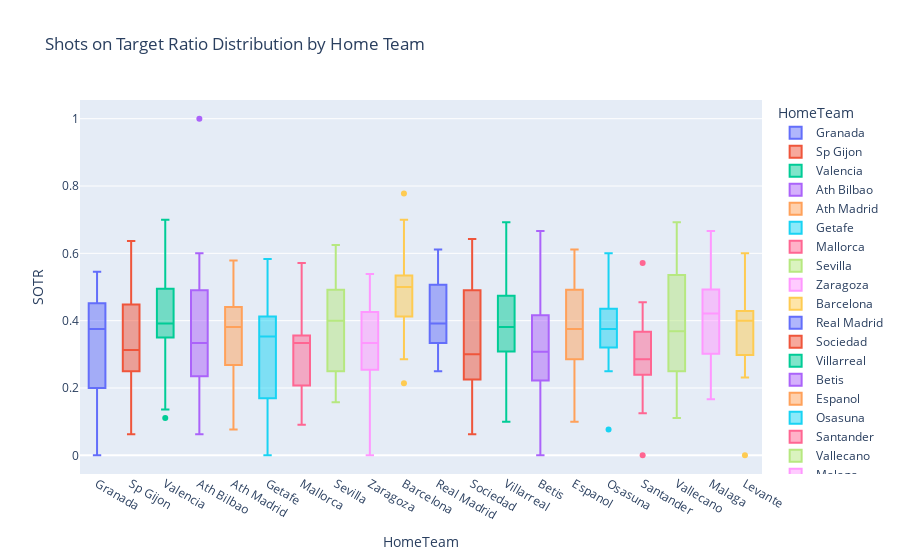

The cell this chart's notebook holds for it:
### Markdown cell above
Now, let's create a box plot to visualize the distribution of shots on target ratio for each team.

### Code cell
import plotly.express as px

fig = px.box(df, x='HomeTeam', y='SOTR', color='HomeTeam', title='Shots on Target Ratio Distribution by Home Team')
fig.show()

### Figure 1 — Plotly figure (JSON) as saved in the notebook; plotly's stock layout.template omitted (floating-point values rounded to 4 significant figures)
{"data": [{"alignmentgroup": "True", "hovertemplate": "HomeTeam=%{x}<br>SOTR=%{y}<extra></extra>", "legendgroup": "Granada", "marker": {"color": "#636efa"}, "name": "Granada", "notched": false, "offsetgroup": "Granada", "orientation": "v", "showlegend": true, "type": "box", "x": ["Granada", "Granada", "Granada", "Granada", "Granada", "Granada", "Granada", "Granada", "Granada", "Granada", "Granada", "Granada", "Granada", "Granada", "Granada", "Granada", "Granada", "Granada", "Granada"], "x0": " ", "xaxis": "x", "y": [0.1818, 0.25, 0.2, 0.1667, 0, 0.1875, 0.4545, 0.4615, 0.3529, 0.4, 0.5, 0.4, 0.375, 0.3077, 0.2, 0.4444, 0.5455, 0.5294, 0.4167], "y0": " ", "yaxis": "y"}, {"alignmentgroup": "True", "hovertemplate": "HomeTeam=%{x}<br>SOTR=%{y}<extra></extra>", "legendgroup": "Sp Gijon", "marker": {"color": "#EF553B"}, "name": "Sp Gijon", "notched": false, "offsetgroup": "Sp Gijon", "orientation": "v", "showlegend": true, "type": "box", "x": ["Sp Gijon", "Sp Gijon", "Sp Gijon", "Sp Gijon", "Sp Gijon", "Sp Gijon", "Sp Gijon", "Sp Gijon", "Sp Gijon", "Sp Gijon", "Sp Gijon", "Sp Gijon", "Sp Gijon", "Sp Gijon", "Sp Gijon", "Sp Gijon", "Sp Gijon", "Sp Gijon", "Sp Gijon"], "x0": " ", "xaxis": "x", "y": [0.2353, 0.2667, 0.0625, 0.25, 0.3125, 0.3636, 0.4211, 0.5, 0.5, 0.6364, 0.4545, 0.3, 0.4667, 0.2727, 0.4286, 0.2083, 0.375, 0.2273, 0.25], "y0": " ", "yaxis": "y"}, {"alignmentgroup": "True", "hovertemplate": "HomeTeam=%{x}<br>SOTR=%{y}<extra></extra>", "legendgroup": "Valencia", "marker": {"color": "#00cc96"}, "name": "Valencia", "notched": false, "offsetgroup": "Valencia", "orientation": "v", "showlegend": true, "type": "box", "x": ["Valencia", "Valencia", "Valencia", "Valencia", "Valencia", "Valencia", "Valencia", "Valencia", "Valencia", "Valencia", "Valencia", "Valencia", "Valencia", "Valencia", "Valencia", "Valencia", "Valencia", "Valencia", "Valencia"], "x0": " ", "xaxis": "x", "y": [0.4231, 0.5, 0.1111, 0.4783, 0.1364, 0.3846, 0.3571, 0.625, 0.4615, 0.25, 0.3636, 0.5, 0.3478, 0.3571, 0.3333, 0.7, 0.5, 0.3913, 0.4118], "y0": " ", "yaxis": "y"}, {"alignmentgroup": "True", "hovertemplate": "HomeTeam=%{x}<br>SOTR=%{y}<extra></extra>", "legendgroup": "Ath Bilbao", "marker": {"color": "#ab63fa"}, "name": "Ath Bilbao", "notched": false, "offsetgroup": "Ath Bilbao", "orientation": "v", "showlegend": true, "type": "box", "x": ["Ath Bilbao", "Ath Bilbao", "Ath Bilbao", "Ath Bilbao", "Ath Bilbao", "Ath Bilbao", "Ath Bilbao", "Ath Bilbao", "Ath Bilbao", "Ath Bilbao", "Ath Bilbao", "Ath Bilbao", "Ath Bilbao", "Ath Bilbao", "Ath Bilbao", "Ath Bilbao", "Ath Bilbao", "Ath Bilbao", "Ath Bilbao"], "x0": " ", "xaxis": "x", "y": [0.4, 0.5, 0.6, 0.4615, 0.2857, 1, 0.2222, 0.125, 0.4545, 0.5294, 0.35, 0.3077, 0.5, 0.2727, 0.3333, 0.3333, 0.1538, 0.1818, 0.0625], "y0": " ", "yaxis": "y"}, {"alignmentgroup": "True", "hovertemplate": "HomeTeam=%{x}<br>SOTR=%{y}<extra></extra>", "legendgroup": "Ath Madrid", "marker": {"color": "#FFA15A"}, "name": "Ath Madrid", "notched": false, "offsetgroup": "Ath Madrid", "orientation": "v", "showlegend": true, "type": "box", "x": ["Ath Madrid", "Ath Madrid", "Ath Madrid", "Ath Madrid", "Ath Madrid", "Ath Madrid", "Ath Madrid", "Ath Madrid", "Ath Madrid", "Ath Madrid", "Ath Madrid", "Ath Madrid", "Ath Madrid", "Ath Madrid", "Ath Madrid", "Ath Madrid", "Ath Madrid", "Ath Madrid", "Ath Madrid"], "x0": " ", "xaxis": "x", "y": [0.2857, 0.4118, 0.5789, 0.2667, 0.2, 0.3889, 0.5, 0.381, 0.2903, 0.45, 0.3333, 0.5, 0.2143, 0.381, 0.5, 0.2727, 0.4118, 0.07692, 0.2222], "y0": " ", "yaxis": "y"}, {"alignmentgroup": "True", "hovertemplate": "HomeTeam=%{x}<br>SOTR=%{y}<extra></extra>", "legendgroup": "Getafe", "marker": {"color": "#19d3f3"}, "name": "Getafe", "notched": false, "offsetgroup": "Getafe", "orientation": "v", "showlegend": true, "type": "box", "x": ["Getafe", "Getafe", "Getafe", "Getafe", "Getafe", "Getafe", "Getafe", "Getafe", "Getafe", "Getafe", "Getafe", "Getafe", "Getafe", "Getafe", "Getafe", "Getafe", "Getafe", "Getafe", "Getafe"], "x0": " ", "xaxis": "x", "y": [0.25, 0.2857, 0.4167, 0.375, 0.3077, 0.3571, 0.1429, 0.3684, 0.125, 0, 0.4211, 0.3529, 0.09091, 0.4444, 0.4, 0.5833, 0.25, 0.4444, 0], "y0": " ", "yaxis": "y"}, {"alignmentgroup": "True", "hovertemplate": "HomeTeam=%{x}<br>SOTR=%{y}<extra></extra>", "legendgroup": "Mallorca", "marker": {"color": "#FF6692"}, "name": "Mallorca", "notched": false, "offsetgroup": "Mallorca", "orientation": "v", "showlegend": true, "type": "box", "x": ["Mallorca", "Mallorca", "Mallorca", "Mallorca", "Mallorca", "Mallorca", "Mallorca", "Mallorca", "Mallorca", "Mallorca", "Mallorca", "Mallorca", "Mallorca", "Mallorca", "Mallorca", "Mallorca", "Mallorca", "Mallorca", "Mallorca"], "x0": " ", "xaxis": "x", "y": [0.3636, 0.1667, 0.25, 0.09091, 0.2941, 0.3333, 0.5, 0.3333, 0.3333, 0.125, 0.3636, 0.5714, 0.1429, 0.3333, 0.2, 0.2308, 0.3333, 0.4, 0.3], "y0": " ", "yaxis": "y"}, {"alignmentgroup": "True", "hovertemplate": "HomeTeam=%{x}<br>SOTR=%{y}<extra></extra>", "legendgroup": "Sevilla", "marker": {"color": "#B6E880"}, "name": "Sevilla", "notched": false, "offsetgroup": "Sevilla", "orientation": "v", "showlegend": true, "type": "box", "x": ["Sevilla", "Sevilla", "Sevilla", "Sevilla", "Sevilla", "Sevilla", "Sevilla", "Sevilla", "Sevilla", "Sevilla", "Sevilla", "Sevilla", "Sevilla", "Sevilla", "Sevilla", "Sevilla", "Sevilla", "Sevilla", "Sevilla"], "x0": " ", "xaxis": "x", "y": [0.6, 0.3333, 0.5, 0.2, 0.5, 0.4194, 0.625, 0.4667, 0.3158, 0.1579, 0.4, 0.4118, 0.25, 0.1667, 0.4, 0.3636, 0.2273, 0.25, 0.5333], "y0": " ", "yaxis": "y"}, {"alignmentgroup": "True", "hovertemplate": "HomeTeam=%{x}<br>SOTR=%{y}<extra></extra>", "legendgroup": "Zaragoza", "marker": {"color": "#FF97FF"}, "name": "Zaragoza", "notched": false, "offsetgroup": "Zaragoza", "orientation": "v", "showlegend": true, "type": "box", "x": ["Zaragoza", "Zaragoza", "Zaragoza", "Zaragoza", "Zaragoza", "Zaragoza", "Zaragoza", "Zaragoza", "Zaragoza", "Zaragoza", "Zaragoza", "Zaragoza", "Zaragoza", "Zaragoza", "Zaragoza", "Zaragoza", "Zaragoza", "Zaragoza", "Zaragoza"], "x0": " ", "xaxis": "x", "y": [0.125, 0.4167, 0.5, 0.5, 0, 0.5385, 0.1538, 0.4286, 0.2667, 0.3, 0.3077, 0.3333, 0.1765, 0.25, 0.3571, 0.5, 0.381, 0.4167, 0.2759], "y0": " ", "yaxis": "y"}, {"alignmentgroup": "True", "hovertemplate": "HomeTeam=%{x}<br>SOTR=%{y}<extra></extra>", "legendgroup": "Barcelona", "marker": {"color": "#FECB52"}, "name": "Barcelona", "notched": false, "offsetgroup": "Barcelona", "orientation": "v", "showlegend": true, "type": "box", "x": ["Barcelona", "Barcelona", "Barcelona", "Barcelona", "Barcelona", "Barcelona", "Barcelona", "Barcelona", "Barcelona", "Barcelona", "Barcelona", "Barcelona", "Barcelona", "Barcelona", "Barcelona", "Barcelona", "Barcelona", "Barcelona", "Barcelona"], "x0": " ", "xaxis": "x", "y": [0.5, 0.7778, 0.4444, 0.3158, 0.2857, 0.5556, 0.4074, 0.5, 0.5, 0.5625, 0.5, 0.4688, 0.3333, 0.4444, 0.7, 0.5, 0.2143, 0.5455, 0.4286], "y0": " ", "yaxis": "y"}, {"alignmentgroup": "True", "hovertemplate": "HomeTeam=%{x}<br>SOTR=%{y}<extra></extra>", "legendgroup": "Real Madrid", "marker": {"color": "#636efa"}, "name": "Real Madrid", "notched": false, "offsetgroup": "Real Madrid", "orientation": "v", "showlegend": true, "type": "box", "x": ["Real Madrid", "Real Madrid", "Real Madrid", "Real Madrid", "Real Madrid", "Real Madrid", "Real Madrid", "Real Madrid", "Real Madrid", "Real Madrid", "Real Madrid", "Real Madrid", "Real Madrid", "Real Madrid", "Real Madrid", "Real Madrid", "Real Madrid", "Real Madrid", "Real Madrid"], "x0": " ", "xaxis": "x", "y": [0.3846, 0.6111, 0.4545, 0.4615, 0.6111, 0.4375, 0.2941, 0.3429, 0.4348, 0.3333, 0.3462, 0.3913, 0.5455, 0.3333, 0.5263, 0.303, 0.25, 0.3333, 0.5217], "y0": " ", "yaxis": "y"}, {"alignmentgroup": "True", "hovertemplate": "HomeTeam=%{x}<br>SOTR=%{y}<extra></extra>", "legendgroup": "Sociedad", "marker": {"color": "#EF553B"}, "name": "Sociedad", "notched": false, "offsetgroup": "Sociedad", "orientation": "v", "showlegend": true, "type": "box", "x": ["Sociedad", "Sociedad", "Sociedad", "Sociedad", "Sociedad", "Sociedad", "Sociedad", "Sociedad", "Sociedad", "Sociedad", "Sociedad", "Sociedad", "Sociedad", "Sociedad", "Sociedad", "Sociedad", "Sociedad", "Sociedad", "Sociedad"], "x0": " ", "xaxis": "x", "y": [0.4, 0.2857, 0.2667, 0.1667, 0.6, 0.08333, 0.3077, 0.3, 0.0625, 0.6429, 0.5, 0.07692, 0.5385, 0.3333, 0.5333, 0.2353, 0.2222, 0.2941, 0.4615], "y0": " ", "yaxis": "y"}, {"alignmentgroup": "True", "hovertemplate": "HomeTeam=%{x}<br>SOTR=%{y}<extra></extra>", "legendgroup": "Villarreal", "marker": {"color": "#00cc96"}, "name": "Villarreal", "notched": false, "offsetgroup": "Villarreal", "orientation": "v", "showlegend": true, "type": "box", "x": ["Villarreal", "Villarreal", "Villarreal", "Villarreal", "Villarreal", "Villarreal", "Villarreal", "Villarreal", "Villarreal", "Villarreal", "Villarreal", "Villarreal", "Villarreal", "Villarreal", "Villarreal", "Villarreal", "Villarreal", "Villarreal", "Villarreal"], "x0": " ", "xaxis": "x", "y": [0.4545, 0.6923, 0.48, 0.3333, 0.4545, 0.4545, 0.3684, 0.5385, 0.5714, 0.4, 0.5833, 0.381, 0.25, 0.2, 0.3333, 0.3333, 0.2632, 0.3, 0.1], "y0": " ", "yaxis": "y"}, {"alignmentgroup": "True", "hovertemplate": "HomeTeam=%{x}<br>SOTR=%{y}<extra></extra>", "legendgroup": "Betis", "marker": {"color": "#ab63fa"}, "name": "Betis", "notched": false, "offsetgroup": "Betis", "orientation": "v", "showlegend": true, "type": "box", "x": ["Betis", "Betis", "Betis", "Betis", "Betis", "Betis", "Betis", "Betis", "Betis", "Betis", "Betis", "Betis", "Betis", "Betis", "Betis", "Betis", "Betis", "Betis", "Betis"], "x0": " ", "xaxis": "x", "y": [0.2917, 0.6667, 0.2, 0.2222, 0, 0.25, 0.2222, 0.4211, 0.125, 0.375, 0.2, 0.3077, 0.4286, 0.2222, 0.3889, 0.5, 0.4, 0.3333, 0.6], "y0": " ", "yaxis": "y"}, {"alignmentgroup": "True", "hovertemplate": "HomeTeam=%{x}<br>SOTR=%{y}<extra></extra>", "legendgroup": "Espanol", "marker": {"color": "#FFA15A"}, "name": "Espanol", "notched": false, "offsetgroup": "Espanol", "orientation": "v", "showlegend": true, "type": "box", "x": ["Espanol", "Espanol", "Espanol", "Espanol", "Espanol", "Espanol", "Espanol", "Espanol", "Espanol", "Espanol", "Espanol", "Espanol", "Espanol", "Espanol", "Espanol", "Espanol", "Espanol", "Espanol", "Espanol"], "x0": " ", "xaxis": "x", "y": [0.6, 0.375, 0.2, 0.2941, 0.1053, 0.375, 0.6111, 0.2857, 0.5, 0.5, 0.2857, 0.1, 0.5882, 0.4667, 0.375, 0.4444, 0.3125, 0.2778, 0.4444], "y0": " ", "yaxis": "y"}, {"alignmentgroup": "True", "hovertemplate": "HomeTeam=%{x}<br>SOTR=%{y}<extra></extra>", "legendgroup": "Osasuna", "marker": {"color": "#19d3f3"}, "name": "Osasuna", "notched": false, "offsetgroup": "Osasuna", "orientation": "v", "showlegend": true, "type": "box", "x": ["Osasuna", "Osasuna", "Osasuna", "Osasuna", "Osasuna", "Osasuna", "Osasuna", "Osasuna", "Osasuna", "Osasuna", "Osasuna", "Osasuna", "Osasuna", "Osasuna", "Osasuna", "Osasuna", "Osasuna", "Osasuna", "Osasuna"], "x0": " ", "xaxis": "x", "y": [0.3333, 0.5333, 0.6, 0.4375, 0.3846, 0.5, 0.375, 0.3158, 0.25, 0.4167, 0.4118, 0.4286, 0.2667, 0.3529, 0.3684, 0.07692, 0.2857, 0.3333, 0.5556], "y0": " ", "yaxis": "y"}, {"alignmentgroup": "True", "hovertemplate": "HomeTeam=%{x}<br>SOTR=%{y}<extra></extra>", "legendgroup": "Santander", "marker": {"color": "#FF6692"}, "name": "Santander", "notched": false, "offsetgroup": "Santander", "orientation": "v", "showlegend": true, "type": "box", "x": ["Santander", "Santander", "Santander", "Santander", "Santander", "Santander", "Santander", "Santander", "Santander", "Santander", "Santander", "Santander", "Santander", "Santander", "Santander", "Santander", "Santander", "Santander", "Santander"], "x0": " ", "xaxis": "x", "y": [0.125, 0.4, 0.5714, 0.25, 0.3333, 0.3636, 0.125, 0.3636, 0.2857, 0.4444, 0.4545, 0.1667, 0.3684, 0, 0.3333, 0.2857, 0.2353, 0.2727, 0.2857], "y0": " ", "yaxis": "y"}, {"alignmentgroup": "True", "hovertemplate": "HomeTeam=%{x}<br>SOTR=%{y}<extra></extra>", "legendgroup": "Vallecano", "marker": {"color": "#B6E880"}, "name": "Vallecano", "notched": false, "offsetgroup": "Vallecano", "orientation": "v", "showlegend": true, "type": "box", "x": ["Vallecano", "Vallecano", "Vallecano", "Vallecano", "Vallecano", "Vallecano", "Vallecano", "Vallecano", "Vallecano", "Vallecano", "Vallecano", "Vallecano", "Vallecano", "Vallecano", "Vallecano", "Vallecano", "Vallecano", "Vallecano", "Vallecano"], "x0": " ", "xaxis": "x", "y": [0.25, 0.5, 0.1667, 0.4, 0.6923, 0.25, 0.3684, 0.3636, 0.3333, 0.5263, 0.5385, 0.1429, 0.5909, 0.5385, 0.2105, 0.6316, 0.25, 0.4, 0.1111], "y0": " ", "yaxis": "y"}, {"alignmentgroup": "True", "hovertemplate": "HomeTeam=%{x}<br>SOTR=%{y}<extra></extra>", "legendgroup": "Malaga", "marker": {"color": "#FF97FF"}, "name": "Malaga", "notched": false, "offsetgroup": "Malaga", "orientation": "v", "showlegend": true, "type": "box", "x": ["Malaga", "Malaga", "Malaga", "Malaga", "Malaga", "Malaga", "Malaga", "Malaga", "Malaga", "Malaga", "Malaga", "Malaga", "Malaga", "Malaga", "Malaga", "Malaga", "Malaga", "Malaga", "Malaga"], "x0": " ", "xaxis": "x", "y": [0.45, 0.3077, 0.4211, 0.2857, 0.4211, 0.5, 0.2632, 0.1818, 0.6667, 0.5556, 0.4706, 0.5, 0.1667, 0.4, 0.3, 0.4333, 0.3158, 0.4375, 0.5455], "y0": " ", "yaxis": "y"}, {"alignmentgroup": "True", "hovertemplate": "HomeTeam=%{x}<br>SOTR=%{y}<extra></extra>", "legendgroup": "Levante", "marker": {"color": "#FECB52"}, "name": "Levante", "notched": false, "offsetgroup": "Levante", "orientation": "v", "showlegend": true, "type": "box", "x": ["Levante", "Levante", "Levante", "Levante", "Levante", "Levante", "Levante", "Levante", "Levante", "Levante", "Levante", "Levante", "Levante", "Levante", "Levante", "Levante", "Levante", "Levante", "Levante"], "x0": " ", "xaxis": "x", "y": [0.3636, 0.4167, 0.2857, 0.4, 0.2308, 0.6, 0.4286, 0.25, 0, 0.2778, 0.4286, 0.4211, 0.5714, 0.3636, 0.35, 0.5, 0.4, 0.5556, 0.3333], "y0": " ", "yaxis": "y"}], "layout": {"boxmode": "overlay", "legend": {"title": {"text": "HomeTeam"}, "tracegroupgap": 0}, "title": {"text": "Shots on Target Ratio Distribution by Home Team"}, "xaxis": {"anchor": "y", "categoryarray": ["Granada", "Sp Gijon", "Valencia", "Ath Bilbao", "Ath Madrid", "Getafe", "Mallorca", "Sevilla", "Zaragoza", "Barcelona", "Real Madrid", "Sociedad", "Villarreal", "Betis", "Espanol", "Osasuna", "Santander", "Vallecano", "Malaga", "Levante"], "categoryorder": "array", "domain": [0, 1], "title": {"text": "HomeTeam"}}, "yaxis": {"anchor": "x", "domain": [0, 1], "title": {"text": "SOTR"}}}}
